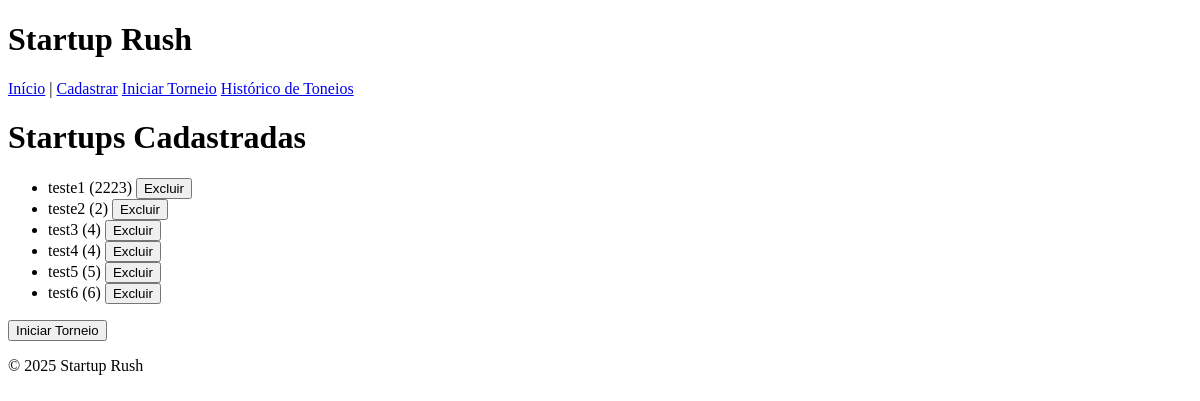
The page /torneio/ on the database as committed earlier.
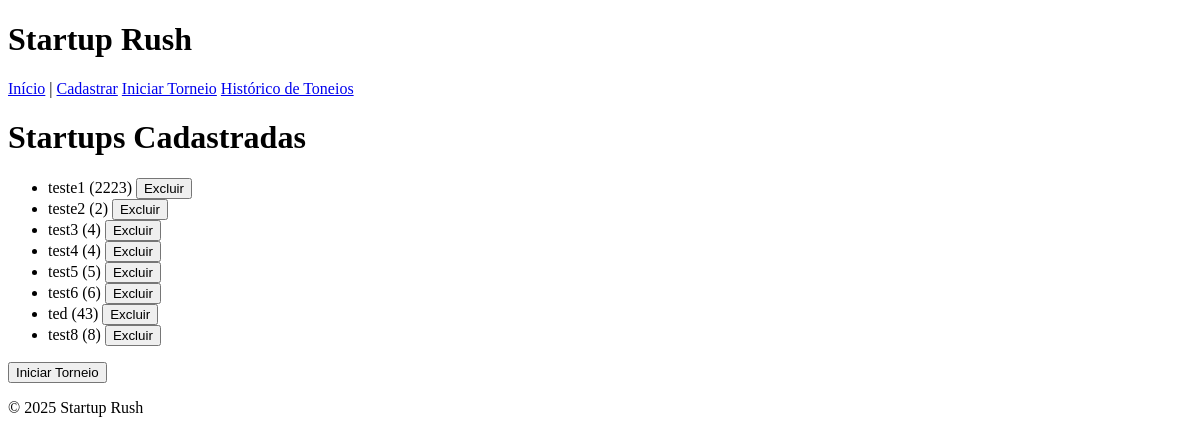
The same page on the database as committed later.
### torneio/models.py (models this page shows)
class Startup(models.Model):
    nome      = models.CharField(max_length=50)
    slogan    = models.CharField(max_length=250)
    anoFundacao  = models.PositiveIntegerField()
    pontos    = models.IntegerField(default=70)

### torneio/views.py (the view)
# urls.py: path('', views.listar_startups, name='home'),
def listar_startups(request):
    startups = Startup.objects.all()
    count = startups.count()
    foiValidado = (4 <= count <= 8) and (count % 2 == 0)
    return render(request, 'torneio/listar_startups.html', {
        'startups': startups,
        'foiValidado': foiValidado,
    })

### torneio/templates/torneio/listar_startups.html (shortened to what this page needs)
{% extends "torneio/base.html" %}
{% block content %}
<h1>Startups Cadastradas</h1>
<ul>
  {% for s in startups %}
    <li>
      {{ s.nome }} ({{ s.anoFundacao }})
      <form method="post"
            action="{% url 'torneio:excluir_startup' s.id %}"
            style="display:inline">
        <button type="submit"
                onclick="return confirm('Excluir {{ s.nome }}?');">
          Excluir
        </button>
      </form>
    </li>
  {% endfor %}
</ul>
{% if foiValidado %}
  <form method="post" action="{% url 'torneio:iniciar_torneio' %}">
    <button type="submit">Iniciar Torneio</button>
  </form>
{% else %}
  <p>
    Cadastre entre 4 e 8 startups (número par).
    <a href="{% url 'torneio:cadastro_startup' %}">Adicionar mais</a>
  </p>
{% endif %}
{% endblock %}

Rows that differ between the two databases and show on the page:
added Startup: nome "ted", anoFundacao "43"
added Startup: nome "test8", anoFundacao "8"
